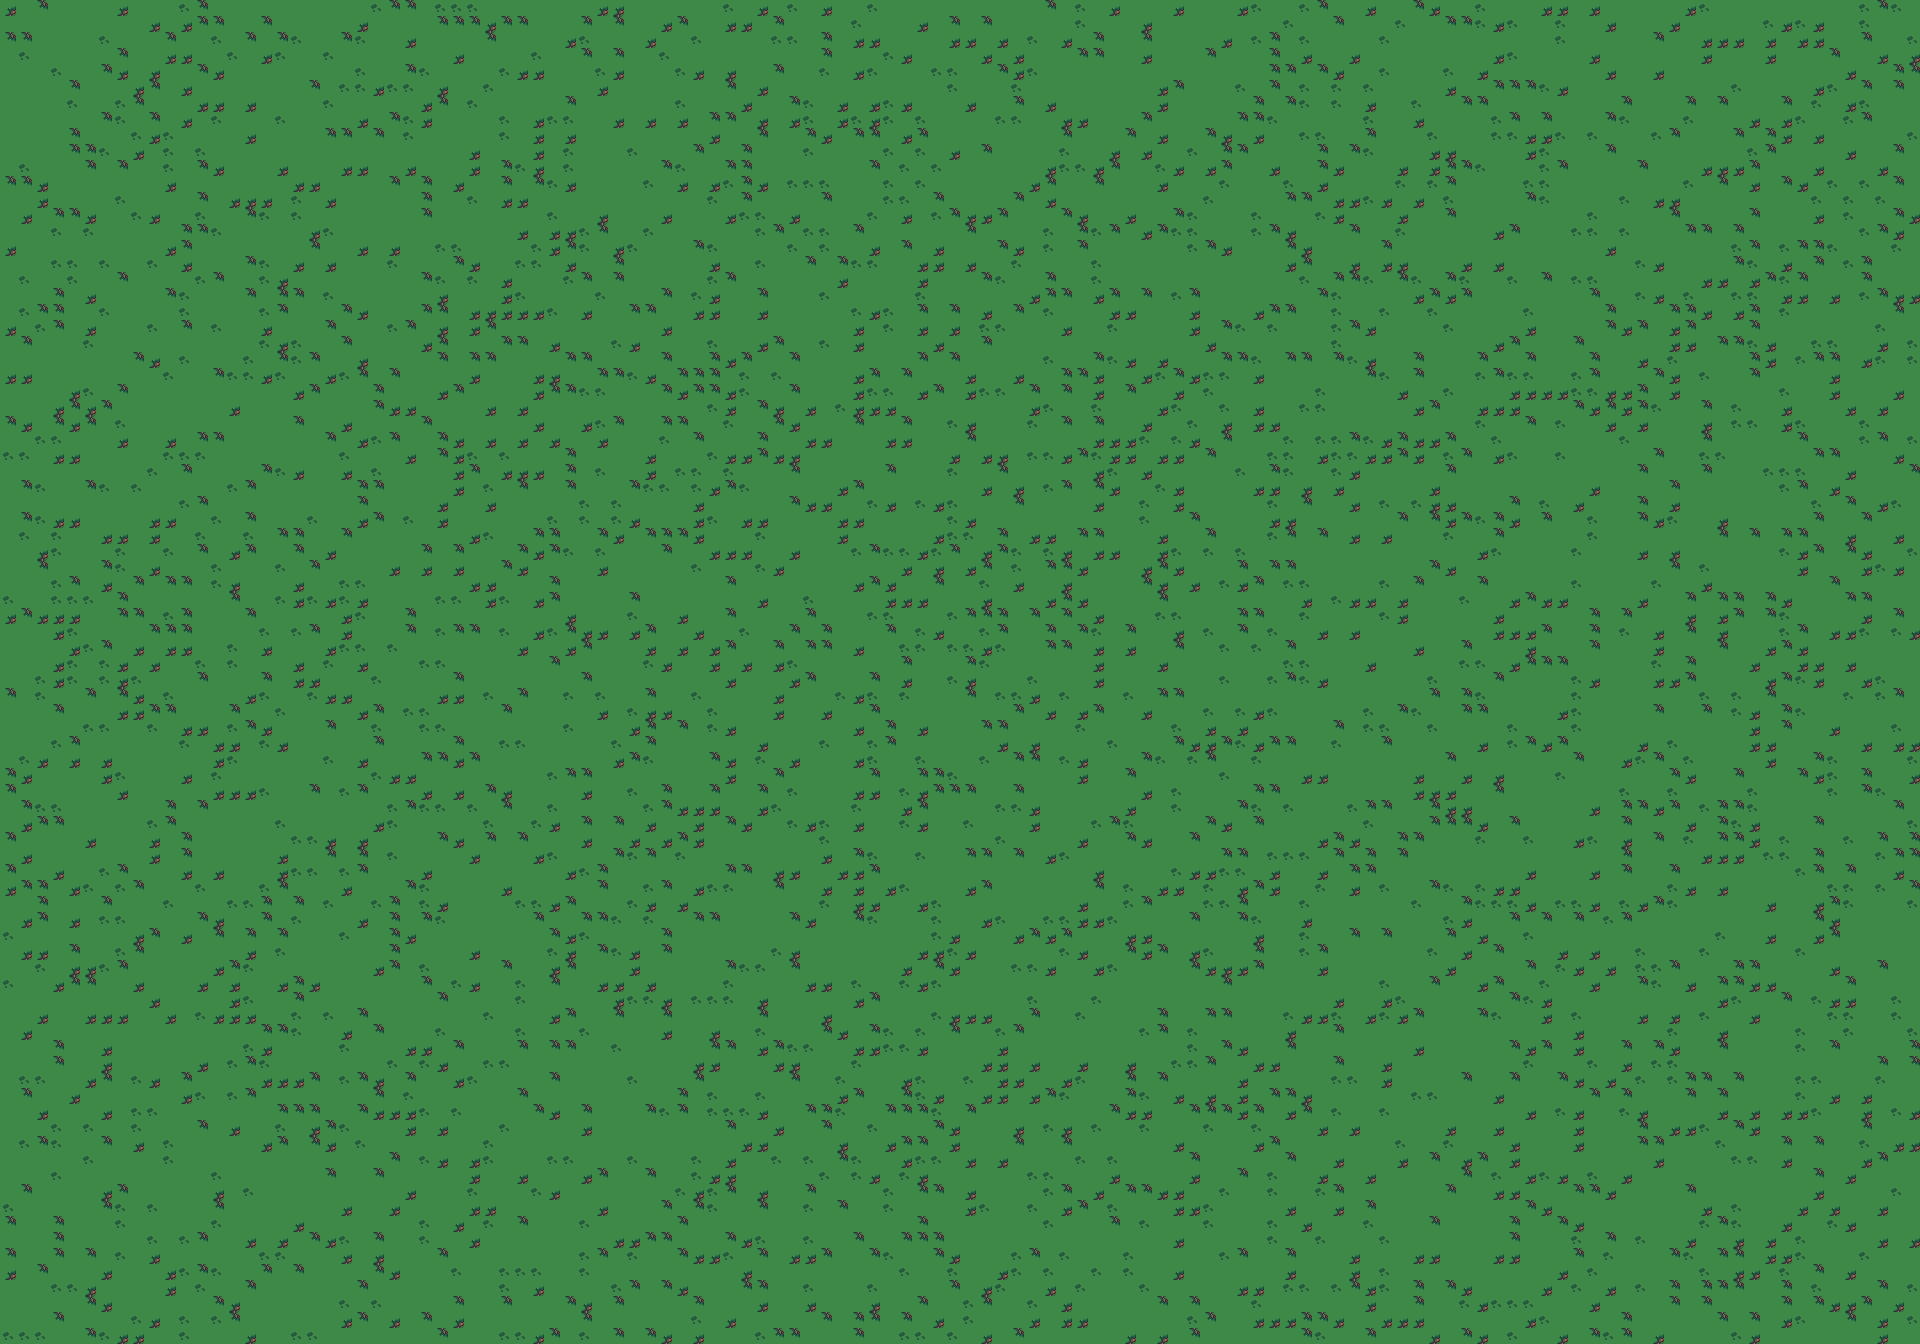

This game map was drawn from its Tiled (.tmx) file and the tilesets committed beside it. A one-line description and the trimmed map source follow:
An orthogonal 120x84 tile map with 16x16 px tiles, 5 tile layers (01_Ground, 02_Detail, 03_Structures, 04_Props, ...), 2 tilesets and 22 objects (4x enemy, 2x player, west_wall, north_wall, tide_pier, ...).

<map version="1.10" tiledversion="1.12.1" orientation="orthogonal" renderorder="right-down" width="120" height="84" tilewidth="16" tileheight="16" infinite="0" nextlayerid="12" nextobjectid="31">
 <properties>
  <property name="groundStyle" value="meadow" />
 </properties>
 <tileset firstgid="1" source="tileset.tsx" />
 <tileset firstgid="91" source="objects.tsx" />
 <layer id="7" name="01_Ground" width="120" height="84">
  <data>[10080 cells, 10080 non-empty, 4 distinct tile ids]</data>
 </layer>
 <layer id="8" name="02_Detail" width="120" height="84"><data>[10080 cells, 0 non-empty, 0 distinct tile ids]</data></layer><layer id="9" name="03_Structures" width="120" height="84"><data>[10080 cells, 0 non-empty, 0 distinct tile ids]</data></layer><layer id="10" name="04_Props" width="120" height="84"><data>[10080 cells, 0 non-empty, 0 distinct tile ids]</data></layer><layer id="11" name="05_Foreground" width="120" height="84"><data>[10080 cells, 0 non-empty, 0 distinct tile ids]</data></layer><objectgroup id="1" name="features">
  <object id="1" name="west_wall" x="0" y="0" width="220" height="1344">
   <properties>
    <property name="kind" value="cliff" />
   </properties>
  </object>
  <object id="2" name="north_wall" x="0" y="0" width="1920" height="170">
   <properties>
    <property name="kind" value="cliff" />
   </properties>
  </object>
  <object id="3" name="tide_pier" x="760" y="468" width="240" height="260">
   <properties>
    <property name="kind" value="ruin" />
    <property name="label" value="Drowned Pier" />
   </properties>
  </object>
  <object id="4" name="breaker_rocks" x="1420" y="320" width="220" height="220">
   <properties>
    <property name="kind" value="gate" />
    <property name="label" value="Abyss Dive Platform" />
   </properties>
  </object>
  <object id="19" name="tidal_channel" x="1080" y="732" width="96" height="72">
   <properties>
    <property name="kind" value="ruin" />
    <property name="label" value="Tidal Drift" />
    <property name="interactionType" value="scan_hidden_path" />
    <property name="completionWorldFlag" value="frontier.coast_hidden_tidepool_found" />
    <property name="interactionMessage" value="A mapped current line reveals a shallow channel leading to a hidden tidepool cache." />
    <property name="blockedMessage" value="The surf pattern is deceptive. A scan-capable frame could plot the safe route." />
    <property name="blocksMovement" value="true" />
   </properties>
  </object>
 </objectgroup>
 <objectgroup id="2" name="collisions">
  <object id="5" x="0" y="0" width="220" height="1344" />
  <object id="6" x="0" y="0" width="1920" height="170" />
  <object id="7" x="0" y="1284" width="1920" height="60" />
  <object id="8" x="1860" y="0" width="60" height="1344" />
  <object id="9" x="760" y="468" width="240" height="260" />
  <object id="10" x="1420" y="320" width="220" height="220" />
 </objectgroup>
 <objectgroup id="3" name="spawn_points">
  <object id="11" name="from_verdant" type="player" x="260" y="924">
   <properties>
    <property name="spawnId" value="from_verdant" />
   </properties>
  </object>
  <object id="21" name="from_coast" type="player" x="320" y="892">
   <properties>
    <property name="spawnId" value="from_coast" />
   </properties>
  </object>
  <object id="12" name="enemy_1" type="enemy" x="520" y="864" />
  <object id="13" name="enemy_2" type="enemy" x="1160" y="754" />
  <object id="14" name="enemy_3" type="enemy" x="1380" y="540" />
  <object id="15" name="enemy_4" type="enemy" x="1660" y="414" />
 </objectgroup>
 <objectgroup id="4" name="doors">
  <object id="16" name="verdant_fields_exit" x="180" y="892" width="72" height="72">
   <properties>
    <property name="label" value="Verdant Fields" />
    <property name="targetZone" value="verdant_fields" />
    <property name="targetSpawn" value="from_coast" />
    </properties>
  </object>
  <object id="21" name="sunken_abyss_dive" x="1500" y="246" width="72" height="72">
   <properties>
    <property name="label" value="Sunken Abyss" />
    <property name="targetZone" value="sunken_abyss" />
    <property name="targetSpawn" value="from_coast" />
    <property name="lockMessage" value="The dive route opens into much deeper drowned infrastructure." />
   </properties>
  </object>
 </objectgroup>
 <objectgroup id="5" name="npcs">
  <object id="17" name="angler" x="430" y="674">
   <properties>
    <property name="npcId" value="salvager_reno" />
    <property name="displayName" value="Reno" />
   </properties>
  </object>
 </objectgroup>
 <objectgroup id="6" name="chests">
  <object id="18" name="salvage_crate" x="1540" y="584">
   <properties>
    <property name="gold" value="35" />
    <property name="potions" value="1" />
    <property name="message" value="A barnacle-covered crate still holds useful shoreline salvage." />
   </properties>
  </object>
  <object id="20" name="tidepool_cache" x="1220" y="754">
   <properties>
    <property name="gold" value="50" />
    <property name="potions" value="1" />
    <property name="hiddenUntilFlag" value="frontier.coast_hidden_tidepool_found" />
    <property name="message" value="The hidden tidepool conceals a dry compartment full of preserved machine parts." />
   </properties>
  </object>
 </objectgroup>
</map>
